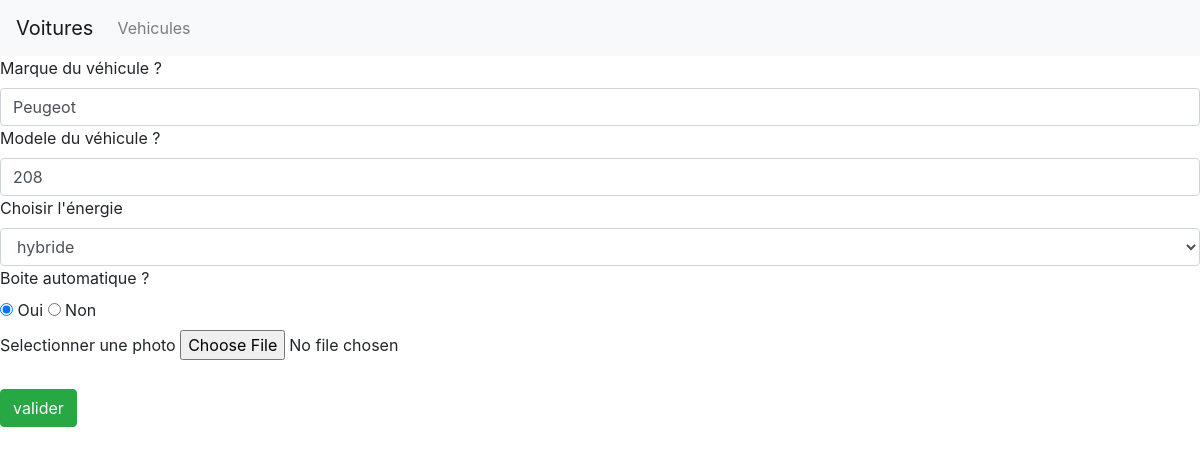
The app's page /index.php?controller=vehicule&action=modifformvehicule&id=6 with its own data.
### tables this page shows
CREATE TABLE `vehicule` (
  `id` int(11) NOT NULL AUTO_INCREMENT,
  `marque` varchar(50) NOT NULL,
  `modele` varchar(50) NOT NULL,
  `energie` varchar(50) DEFAULT NULL,
  `boiteauto` tinyint(4) DEFAULT NULL,
  `image` varchar(50) DEFAULT NULL,
  PRIMARY KEY (`id`),
  UNIQUE KEY `id_UNIQUE` (`id`)
);

### controller/vehiculeController.php (called while the page is built, shortened)
<?php
 class VehiculeController{
    public function modifFormVehicule($id)
    {
        $vehiculeManager = new VehiculeManager();
        $monVehicule= $vehiculeManager->getOneVehicule($id);
        require 'view/vehiculemodif.php';
    }
    }
?>

### model/Manager/dbManager.php (called while the page is built, shortened)
<?php
    class DbManager{
        private $host = 'localhost';
        private $dbName = 'voiture';
        private $username = 'root';
        private $password = '';
        public function __construct()
        {
            try {
                $this->bdd = new PDO('mysql:host='.$this->host.'; dbname='. $this->dbName , $this->username, $this->password);
            }
            catch(Exception $e) {
                die('Erreur '.$e->getMessage());
            }
        }
    }
?>

### model/Manager/vehiculeManager.php (called while the page is built, shortened)
<?php
    class VehiculeManager extends  DbManager{
        public function getOneVehicule($id){
            $query = $this->bdd->prepare('SELECT * FROM vehicule WHERE id = :id');
            $query->execute(['id'=> $id]);
            $fetchRes = $query->fetch();
            $vehicule=new Vehicule($fetchRes['id'],$fetchRes['marque'],$fetchRes['modele'],$fetchRes['energie'],$fetchRes['boiteauto'],$fetchRes['image']);
            return $vehicule;
       }
    }
?>

### model/class/vehicule.php (called while the page is built, shortened)
<?php
    class Vehicule{
        private $id;
        private $marque;
        private $modele;
        private $energie;
        private $boiteauto;
        public function __construct($id=null, $marque=null, $modele=null, $energie=null, $boiteauto=null, $image=null)
        {
            $this->id = $id;
            $this->marque = $marque;
            $this->modele = $modele;
            $this->energie = $energie;
            $this->boiteauto = $boiteauto;
        }
        public function getId()
        {
                return $this->id;
        }
        public function getMarque()
        {
                return $this->marque;
        }
        public function getModele()
        {
                return $this->modele;
        }
        public function getEnergie()
        {
                return $this->energie;
        }
        public function getBoiteauto()
        {
                return $this->boiteauto;
        }
    }
?>

### view/vehiculemodif.php (the view, shortened to what this page needs)
<form id="center" method="post" enctype="multipart/form-data" action="index.php?controller=vehicule&action=modifvehicule&id=<?php echo($monVehicule->getId());?>">
     <label for="marque">Marque du véhicule ?</label>
    <input type="text" class="form-control" id="marque" name="marque" value="<?php echo($monVehicule->getMarque());?>">
     <label for="modele">Modele du véhicule ?</label>
    <input type="text" class="form-control" id="modele" name="modele" value="<?php echo($monVehicule->getModele());?>" >
    <label>Choisir l'énergie</label>
    <select name="energie" class="form-control" placeholder="energie">
      <option value="hybride" <?php if($monVehicule->getenergie()=='hybride') { echo 'selected' ; } ?>>hybride</option>
    </select>
    <label for="boiteauto">Boite automatique ?</label>
    <div>
        <input type="radio" id="vrai" name="boiteauto" value="1" <?php if($monVehicule->getboiteauto()=='1') { echo 'checked="checked"' ; } ?>>
        <label for="vrai">Oui</label>
        <input type="radio" id="faux" name="boiteauto" value="0" <?php if($monVehicule->getboiteauto()=='0') { echo 'checked="unchecked"' ; } ?>>
        <label for="faux">Non</label>
    </div>
    <div>
    <label for="image">Selectionner une photo</label>
    <input type="file" name="image"> <br><br>
    </div>
    <input class="btn btn-success" type="submit" value="valider">
  </form>

### records on screen
vehicule: marque "Peugeot", modele "208", energie "hybride", boiteauto "☑ Oui", boiteauto "☐ Non"
